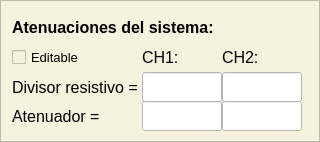
     <widget class="QFrame" name="atenuaciones_sistema">
      <property name="minimumSize">
       <size>
        <width>320</width>
        <height>142</height>
       </size>
      </property>
      <property name="maximumSize">
       <size>
        <width>320</width>
        <height>142</height>
       </size>
      </property>
      <property name="font">
       <font>
        <family>Segoe UI</family>
        <pointsize>12</pointsize>
       </font>
      </property>
      <property name="styleSheet">
       <string notr="true">background-color: rgb(247, 242, 222);</string>
      </property>
      <property name="frameShape">
       <enum>QFrame::Shape::StyledPanel</enum>
      </property>
      <property name="frameShadow">
       <enum>QFrame::Shadow::Raised</enum>
      </property>
      <layout class="QGridLayout" name="gridLayout_20">
       <property name="spacing">
        <number>0</number>
       </property>
       <item row="1" column="0">
        <layout class="QGridLayout" name="grilla_atenuacion_sistema">
         <property name="spacing">
          <number>0</number>
         </property>
         <item row="0" column="0">
          <widget class="QCheckBox" name="habilitador_atenuaciones">
           <property name="enabled">
            <bool>true</bool>
           </property>
           <property name="minimumSize">
            <size>
             <width>80</width>
             <height>30</height>
            </size>
           </property>
           <property name="maximumSize">
            <size>
             <width>80</width>
             <height>30</height>
            </size>
           </property>
           <property name="font">
            <font>
             <family>Segoe UI</family>
             <pointsize>10</pointsize>
            </font>
           </property>
           <property name="toolTipDuration">
            <number>-1</number>
           </property>
           <property name="layoutDirection">
            <enum>Qt::LayoutDirection::LeftToRight</enum>
           </property>
           <property name="autoFillBackground">
            <bool>false</bool>
           </property>
           <property name="text">
            <string>Editable</string>
           </property>
           <property name="checked">
            <bool>false</bool>
           </property>
          </widget>
         </item>
         <item row="0" column="3">
          <widget class="QLabel" name="atenuacion_ch1">
           <property name="minimumSize">
            <size>
             <width>45</width>
             <height>30</height>
            </size>
           </property>
           <property name="maximumSize">
            <size>
             <width>45</width>
             <height>30</height>
            </size>
           </property>
           <property name="font">
            <font>
             <family>Segoe UI</family>
             <pointsize>12</pointsize>
            </font>
           </property>
           <property name="layoutDirection">
            <enum>Qt::LayoutDirection::LeftToRight</enum>
           </property>
           <property name="text">
            <string>CH1:</string>
           </property>
           <property name="alignment">
            <set>Qt::AlignmentFlag::AlignLeading|Qt::AlignmentFlag::AlignLeft|Qt::AlignmentFlag::AlignVCenter</set>
           </property>
           <property name="margin">
            <number>5</number>
           </property>
          </widget>
         </item>
         <item row="1" column="3">
          <widget class="QLineEdit" name="atenuacion_ch1_divisor_resistivo">
           <property name="enabled">
            <bool>true</bool>
           </property>
           <property name="minimumSize">
            <size>
             <width>80</width>
             <height>30</height>
            </size>
           </property>
           <property name="maximumSize">
            <size>
             <width>80</width>
             <height>30</height>
            </size>
           </property>
           <property name="font">
            <font>
             <family>Segoe UI</family>
             <pointsize>12</pointsize>
            </font>
           </property>
           <property name="styleSheet">
            <string notr="true">background-color: rgb(255, 255, 255);</string>
           </property>
           <property name="clearButtonEnabled">
            <bool>false</bool>
           </property>
          </widget>
         </item>
         <item row="1" column="0">
          <widget class="QLabel" name="divisor_resistivo">
           <property name="minimumSize">
            <size>
             <width>130</width>
             <height>30</height>
            </size>
           </property>
           <property name="maximumSize">
            <size>
             <width>130</width>
             <height>30</height>
            </size>
           </property>
           <property name="font">
            <font>
             <family>Segoe UI</family>
             <pointsize>12</pointsize>
            </font>
           </property>
           <property name="text">
            <string>Divisor resistivo =</string>
           </property>
          </widget>
         </item>
         <item row="2" column="4">
          <widget class="QLineEdit" name="atenuacion_ch2_atenuador">
           <property name="enabled">
            <bool>true</bool>
           </property>
           <property name="minimumSize">
            <size>
             <width>80</width>
             <height>30</height>
            </size>
           </property>
           <property name="maximumSize">
            <size>
             <width>80</width>
             <height>30</height>
            </size>
           </property>
           <property name="font">
            <font>
             <family>Segoe UI</family>
             <pointsize>12</pointsize>
            </font>
           </property>
           <property name="styleSheet">
            <string notr="true">background-color: rgb(255, 255, 255);</string>
           </property>
           <property name="clearButtonEnabled">
            <bool>false</bool>
           </property>
          </widget>
         </item>
         <item row="2" column="0">
          <widget class="QLabel" name="atenuador">
           <property name="minimumSize">
            <size>
             <width>130</width>
             <height>30</height>
            </size>
           </property>
           <property name="maximumSize">
            <size>
             <width>130</width>
             <height>30</height>
            </size>
           </property>
           <property name="font">
            <font>
             <family>Segoe UI</family>
             <pointsize>12</pointsize>
            </font>
           </property>
           <property name="text">
            <string>Atenuador =</string>
           </property>
          </widget>
         </item>
         <item row="1" column="4">
          <widget class="QLineEdit" name="atenuacion_ch2_divisor_resistivo">
           <property name="enabled">
            <bool>true</bool>
           </property>
           <property name="minimumSize">
            <size>
             <width>80</width>
             <height>30</height>
            </size>
           </property>
           <property name="maximumSize">
            <size>
             <width>80</width>
             <height>30</height>
            </size>
           </property>
           <property name="font">
            <font>
             <family>Segoe UI</family>
             <pointsize>12</pointsize>
            </font>
           </property>
           <property name="styleSheet">
            <string notr="true">background-color: rgb(255, 255, 255);</string>
           </property>
           <property name="clearButtonEnabled">
            <bool>false</bool>
           </property>
          </widget>
         </item>
         <item row="2" column="3">
          <widget class="QLineEdit" name="atenuacion_ch1_atenuador">
           <property name="enabled">
            <bool>true</bool>
           </property>
           <property name="minimumSize">
            <size>
             <width>80</width>
             <height>30</height>
            </size>
           </property>
           <property name="maximumSize">
            <size>
             <width>80</width>
             <height>30</height>
            </size>
           </property>
           <property name="font">
            <font>
             <family>Segoe UI</family>
             <pointsize>12</pointsize>
            </font>
           </property>
           <property name="styleSheet">
            <string notr="true">background-color: rgb(255, 255, 255);</string>
           </property>
           <property name="clearButtonEnabled">
            <bool>false</bool>
           </property>
          </widget>
         </item>
         <item row="0" column="4">
          <widget class="QLabel" name="atenuacion_ch2">
           <property name="minimumSize">
            <size>
             <width>45</width>
             <height>30</height>
            </size>
           </property>
           <property name="maximumSize">
            <size>
             <width>45</width>
             <height>30</height>
            </size>
           </property>
           <property name="font">
            <font>
             <family>Segoe UI</family>
             <pointsize>12</pointsize>
            </font>
           </property>
           <property name="layoutDirection">
            <enum>Qt::LayoutDirection::LeftToRight</enum>
           </property>
           <property name="text">
            <string>CH2:</string>
           </property>
           <property name="alignment">
            <set>Qt::AlignmentFlag::AlignLeading|Qt::AlignmentFlag::AlignLeft|Qt::AlignmentFlag::AlignVCenter</set>
           </property>
           <property name="margin">
            <number>5</number>
           </property>
          </widget>
         </item>
        </layout>
       </item>
       <item row="1" column="1">
        <spacer name="horizontalSpacer_8">
         <property name="orientation">
          <enum>Qt::Orientation::Horizontal</enum>
         </property>
         <property name="sizeHint" stdset="0">
          <size>
           <width>40</width>
           <height>20</height>
          </size>
         </property>
        </spacer>
       </item>
       <item row="0" column="0">
        <widget class="QLabel" name="atenuacion_sistema">
         <property name="minimumSize">
          <size>
           <width>210</width>
           <height>30</height>
          </size>
         </property>
         <property name="maximumSize">
          <size>
           <width>210</width>
           <height>30</height>
          </size>
         </property>
         <property name="font">
          <font>
           <family>Segoe UI</family>
           <pointsize>12</pointsize>
           <bold>true</bold>
          </font>
         </property>
         <property name="text">
          <string>Atenuaciones del sistema:</string>
         </property>
        </widget>
       </item>
      </layout>
     </widget>
